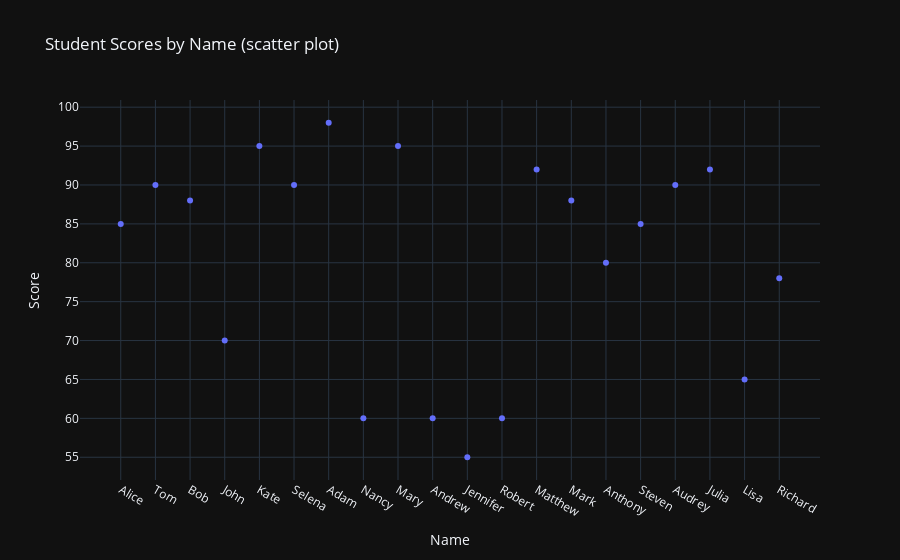

Notebook cell for this chart:
### Markdown cell above
## Introduction to Plotly

Plotly is a library for creating interactive visualizations directly in Python. It is widely used in data science for creating interactive plots, such as scatter plots, bar charts, and line charts.

### Code cell
# Plotting with Plotly
# Basic scatter plot
fig = px.scatter(df, x='Name', y='Score', title='Student Scores by Name (scatter plot)')
fig.show()

### Figure 1 — Plotly figure (JSON) as saved in the notebook; plotly's stock layout.template omitted (floating-point values rounded to 4 significant figures)
{"data": [{"hovertemplate": "Name=%{x}<br>Score=%{y}<extra></extra>", "legendgroup": "", "marker": {"color": "#636efa", "symbol": "circle"}, "mode": "markers", "name": "", "orientation": "v", "showlegend": false, "type": "scatter", "x": ["Alice", "Tom", "Bob", "John", "Kate", "Selena", "Adam", "Nancy", "Mary", "Andrew", "Jennifer", "Robert", "Matthew", "Mark", "Anthony", "Steven", "Audrey", "Julia", "Lisa", "Richard"], "xaxis": "x", "y": [85, 90, 88, 70, 95, 90, 98, 60, 95, 60, 55, 60, 92, 88, 80, 85, 90, 92, 65, 78], "yaxis": "y"}], "layout": {"legend": {"tracegroupgap": 0}, "title": {"text": "Student Scores by Name (scatter plot)"}, "xaxis": {"anchor": "y", "domain": [0, 1], "title": {"text": "Name"}}, "yaxis": {"anchor": "x", "domain": [0, 1], "title": {"text": "Score"}}}}
